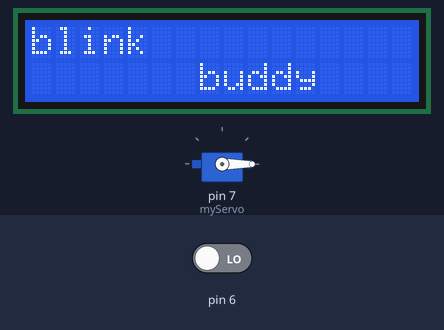
This sketch was run on a simulated Arduino Uno, built with avr-gcc and run on an emulated ATmega328P. Shown: servo, 16×2 character LCD. Inputs (shaded band) come from the test bench; at power-on: pin 6 LOW. What the sketch prints to the serial monitor is not drawn.

Above: at 1.2 s.
1.3 s: pin 6 driven HIGH
At 2.0 s:
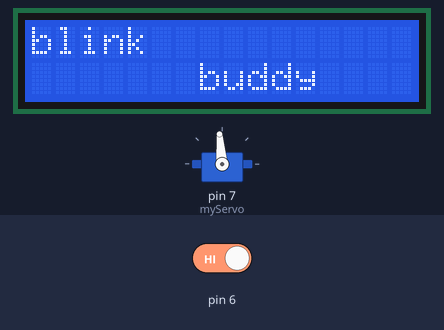
2.8 s: pin 6 driven LOW
At 3.2 s:
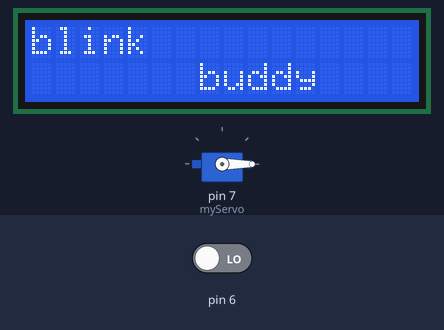
Timing chart, 0 to 5.8 s (numbered marks = the images above; inputs shaded):
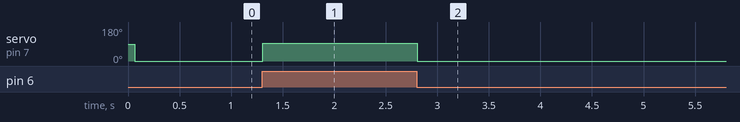

The sketch:

test.ino
```cpp
#include <Servo.h>
#include <LiquidCrystal.h>
LiquidCrystal lcd(12,11,5,4,3,2);

Servo myServo;
int value;
int angle;
void setup() {
  // put your setup code here, to run once:
Serial.begin(9600);
myServo.attach(7);
lcd.begin(16,2);
  lcd.print("blink");
  lcd.setCursor(7,1);
  lcd.print("buddy");
}

void loop() {
  // put your main code here, to run repeatedly:
    value = digitalRead(6);
  Serial.println(value);
  if(value==1){
    angle=95;
    }
   if(value==0){
    angle=0;
    }
    // print out the angle for the servo motor
  Serial.print(", angle: ");
  Serial.println(angle);

  // set the servo position
  myServo.write(angle);

  // wait for the servo to get there
  delay(15);

}
```

Measured:
- after the input at 1.3 s, servo on pin 7 (myServo): 0° → 95° at once
- after the input at 2.8 s, servo on pin 7 (myServo): 95° → 0° at once
